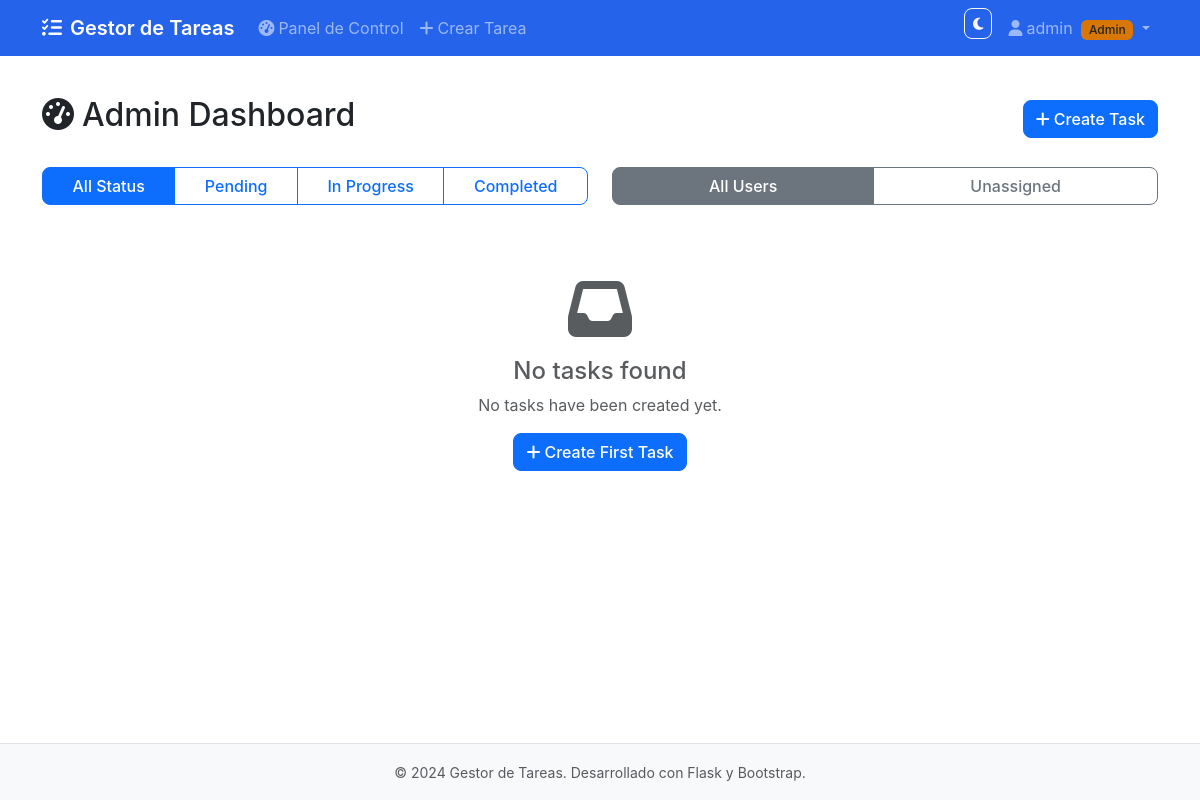
The page /admin_dashboard (signed in) on the database as committed earlier.
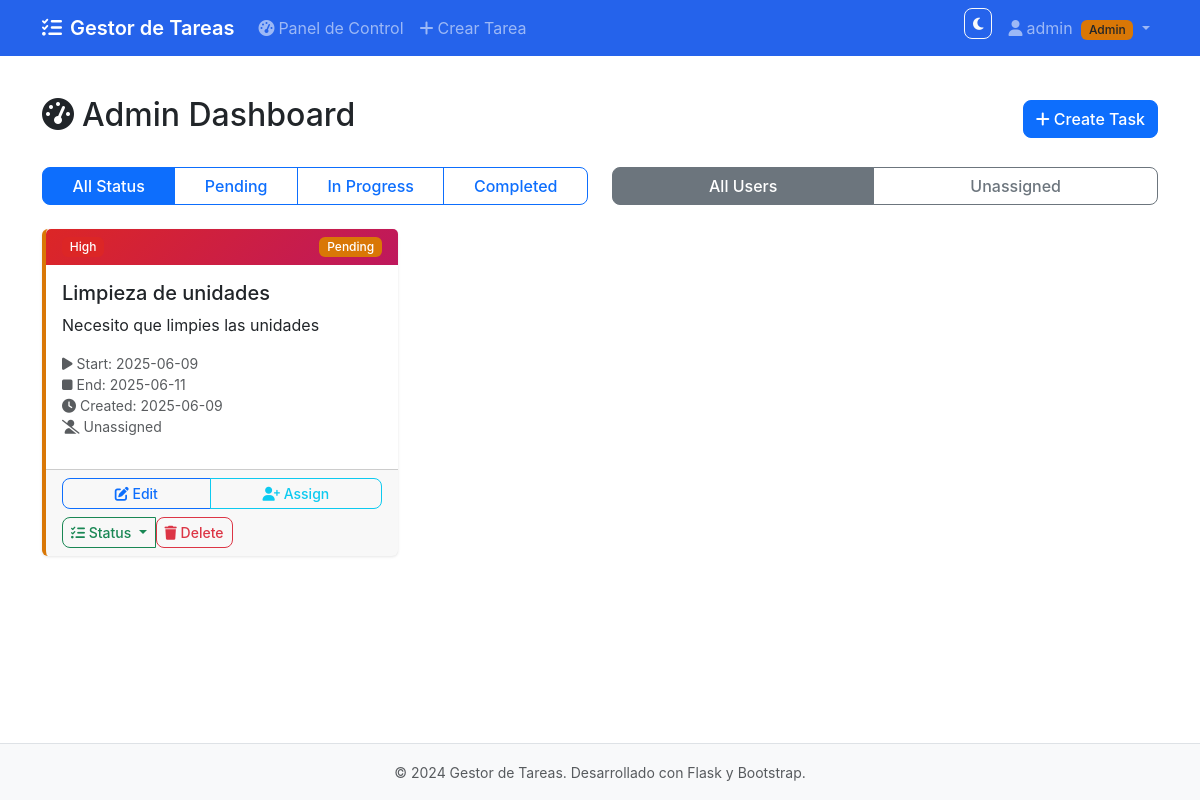
The same page on the database as committed later.
### models.py (models this page shows, shortened)
class User(UserMixin, db.Model):
    id = db.Column(db.Integer, primary_key=True)
    username = db.Column(db.String(64), unique=True, nullable=False)
    email = db.Column(db.String(120), unique=True, nullable=False)
    password_hash = db.Column(db.String(256), nullable=False)
    is_admin = db.Column(db.Boolean, default=False, nullable=False)
    created_at = db.Column(db.DateTime, default=datetime.utcnow)
    assigned_tasks = db.relationship('Task', foreign_keys='Task.assigned_to_id', backref='assigned_user', lazy=True)

class Task(db.Model):
    id = db.Column(db.Integer, primary_key=True)
    title = db.Column(db.String(200), nullable=False)
    description = db.Column(db.Text)
    start_date = db.Column(db.Date)
    end_date = db.Column(db.Date)
    status = db.Column(db.String(20), default='pending', nullable=False)  # pending, in_progress, completed
    priority = db.Column(db.String(10), default='medium', nullable=False)  # low, medium, high
    created_at = db.Column(db.DateTime, default=datetime.utcnow)
    updated_at = db.Column(db.DateTime, default=datetime.utcnow, onupdate=datetime.utcnow)
    assigned_to_id = db.Column(db.Integer, db.ForeignKey('user.id'))
    created_by_id = db.Column(db.Integer, db.ForeignKey('user.id'), nullable=False)
    created_by = db.relationship('User', foreign_keys=[created_by_id], backref='created_tasks')
    @property
    def status_badge_class(self):
        status_classes = {
            'pending': 'bg-warning',
            'in_progress': 'bg-info',
            'completed': 'bg-success'
        }
        return status_classes.get(self.status, 'bg-secondary')
    @property
    def priority_badge_class(self):
        priority_classes = {
            'low': 'bg-secondary',
            'medium': 'bg-primary',
            'high': 'bg-danger'
        }
        return priority_classes.get(self.priority, 'bg-secondary')

### routes.py (the view)
@app.route('/admin_dashboard')
@login_required
def admin_dashboard():
    if not current_user.is_admin:
        flash('Access denied. Admin privileges required.', 'error')
        return redirect(url_for('dashboard'))
    status_filter = request.args.get('status', 'all')
    user_filter = request.args.get('user', 'all')
    query = Task.query
    if status_filter != 'all':
        query = query.filter_by(status=status_filter)
    if user_filter != 'all':
        if user_filter == 'unassigned':
            query = query.filter_by(assigned_to_id=None)
        else:
            query = query.filter_by(assigned_to_id=int(user_filter))
    tasks = query.order_by(Task.created_at.desc()).all()
    users = User.query.filter_by(is_admin=False).all()
    return render_template('admin_dashboard.html', tasks=tasks, users=users,
                         status_filter=status_filter, user_filter=user_filter)

### app.py (called while the page is built)
@login_manager.user_loader
def load_user(user_id):
    from models import User
    return User.query.get(int(user_id))

### templates/admin_dashboard.html (shortened to what this page needs)
{% extends "base.html" %}
{% block content %}
<div class="row">
    <div class="col-12">
        <div class="d-flex justify-content-between align-items-center mb-4">
            <h2><i class="fas fa-tachometer-alt me-2"></i>Admin Dashboard</h2>
            <a href="{{ url_for('create_task') }}" class="btn btn-primary">
                <i class="fas fa-plus me-1"></i>Create Task
            </a>
        </div>
        <div class="row mb-4">
            <div class="col-md-6">
                <div class="btn-group w-100" role="group">
                    <a href="{{ url_for('admin_dashboard', status='all', user=user_filter) }}"
                       class="btn {{ 'btn-primary' if status_filter == 'all' else 'btn-outline-primary' }}">
                        All Status
                    </a>
                    <a href="{{ url_for('admin_dashboard', status='pending', user=user_filter) }}"
                       class="btn {{ 'btn-primary' if status_filter == 'pending' else 'btn-outline-primary' }}">
                        Pending
                    </a>
                    <a href="{{ url_for('admin_dashboard', status='in_progress', user=user_filter) }}"
                       class="btn {{ 'btn-primary' if status_filter == 'in_progress' else 'btn-outline-primary' }}">
                        In Progress
                    </a>
                    <a href="{{ url_for('admin_dashboard', status='completed', user=user_filter) }}"
                       class="btn {{ 'btn-primary' if status_filter == 'completed' else 'btn-outline-primary' }}">
                        Completed
                    </a>
                </div>
            </div>
            <div class="col-md-6">
                <div class="btn-group w-100" role="group">
                    <a href="{{ url_for('admin_dashboard', status=status_filter, user='all') }}"
                       class="btn {{ 'btn-secondary' if user_filter == 'all' else 'btn-outline-secondary' }}">
                        All Users
                    </a>
                    <a href="{{ url_for('admin_dashboard', status=status_filter, user='unassigned') }}"
                       class="btn {{ 'btn-secondary' if user_filter == 'unassigned' else 'btn-outline-secondary' }}">
                        Unassigned
                    </a>
                </div>
            </div>
        </div>
        {% if tasks %}
        <div class="row">
            {% for task in tasks %}
            <div class="col-md-6 col-lg-4 mb-4">
                <div class="card h-100 task-card">
                    <div class="card-header d-flex justify-content-between align-items-center">
                        <span class="badge {{ task.priority_badge_class }}">
                            {{ task.priority|title }}
                        </span>
                        <span class="badge {{ task.status_badge_class }}">
                            {{ task.status.replace('_', ' ')|title }}
                        </span>
                    </div>
                    <div class="card-body">
                        <h5 class="card-title">{{ task.title }}</h5>
                        {% if task.description %}
                        <p class="card-text">{{ task.description[:100] }}{% if task.description|length > 100 %}...{% endif %}</p>
                        {% endif %}
                        <div class="small text-muted mb-3">
                            {% if task.start_date %}
                            <div><i class="fas fa-play me-1"></i>Start: {{ task.start_date.strftime('%Y-%m-%d') }}</div>
                            {% endif %}
                            {% if task.end_date %}
                            <div><i class="fas fa-stop me-1"></i>End: {{ task.end_date.strftime('%Y-%m-%d') }}</div>
                            {% endif %}
                            <div><i class="fas fa-clock me-1"></i>Created: {{ task.created_at.strftime('%Y-%m-%d') }}</div>
                            {% if task.assigned_user %}
                            <div><i class="fas fa-user me-1"></i>Assigned to: {{ task.assigned_user.username }}</div>
                            {% else %}
                            <div><i class="fas fa-user-slash me-1"></i>Unassigned</div>
                            {% endif %}
                        </div>
                    </div>
                    <div class="card-footer">
                        <div class="btn-group w-100 mb-2" role="group">
                            <a href="{{ url_for('edit_task', task_id=task.id) }}" class="btn btn-sm btn-outline-primary">
                                <i class="fas fa-edit"></i> Edit
                            </a>
                            <a href="{{ url_for('assign_task', task_id=task.id) }}" class="btn btn-sm btn-outline-info">
                                <i class="fas fa-user-plus"></i> Assign
                            </a>
                        </div>
                        <div class="btn-group w-100" role="group">
                            <div class="btn-group" role="group">
                                <button type="button" class="btn btn-sm btn-outline-success dropdown-toggle" data-bs-toggle="dropdown">
                                    <i class="fas fa-tasks"></i> Status
                                </button>
                            </div>
                            <form method="POST" action="{{ url_for('delete_task', task_id=task.id) }}" class="d-inline"
                                  onsubmit="return confirm('Are you sure you want to delete this task?')">
                                <button type="submit" class="btn btn-sm btn-outline-danger">
                                    <i class="fas fa-trash"></i> Delete
                                </button>
                            </form>
                        </div>
                    </div>
                </div>
            </div>
            {% endfor %}
        </div>
        {% else %}
        <div class="text-center py-5">
            <i class="fas fa-inbox fa-4x text-muted mb-3"></i>
            <h4 class="text-muted">No tasks found</h4>
            <p class="text-muted">
                {% if status_filter != 'all' or user_filter != 'all' %}
                No tasks match the current filters.
                {% else %}
                No tasks have been created yet.
                {% endif %}
            </p>
            <a href="{{ url_for('create_task') }}" class="btn btn-primary">
                <i class="fas fa-plus me-1"></i>Create First Task
            </a>
        </div>
        {% endif %}
    </div>
</div>
{% endblock %}

### templates/base.html (shortened to what this page needs)
<!DOCTYPE html>
<html lang="es-AR" data-bs-theme="light">
<head>
    <link href="https://cdn.jsdelivr.net/npm/bootstrap@5.3.2/dist/css/bootstrap.min.css" rel="stylesheet">
    <link rel="stylesheet" href="https://cdnjs.cloudflare.com/ajax/libs/font-awesome/6.4.0/css/all.min.css">
    <link rel="stylesheet" href="{{ url_for('static', filename='css/style.css') }}">
</head>
<body>
    {% if current_user.is_authenticated %}
    <nav class="navbar navbar-expand-lg navbar-dark bg-primary">
        <div class="container">
            <a class="navbar-brand" href="{{ url_for('index') }}">
                <i class="fas fa-tasks me-2"></i>Gestor de Tareas
            </a>
            <div class="collapse navbar-collapse" id="navbarNav">
                <ul class="navbar-nav me-auto">
                    {% if current_user.is_admin %}
                    <li class="nav-item">
                        <a class="nav-link" href="{{ url_for('admin_dashboard') }}">
                            <i class="fas fa-tachometer-alt me-1"></i>Panel de Control
                        </a>
                    </li>
                    <li class="nav-item">
                        <a class="nav-link" href="{{ url_for('create_task') }}">
                            <i class="fas fa-plus me-1"></i>Crear Tarea
                        </a>
                    </li>
                    {% else %}
                    <li class="nav-item">
                        <a class="nav-link" href="{{ url_for('dashboard') }}">
                            <i class="fas fa-tachometer-alt me-1"></i>Mis Tareas
                        </a>
                    </li>
                    {% endif %}
                </ul>
                <ul class="navbar-nav">
                    <li class="nav-item">
                        <button class="btn btn-outline-light btn-sm me-2" onclick="toggleDarkMode()">
                            <i class="fas fa-moon" id="theme-icon"></i>
                        </button>
                    </li>
                    <li class="nav-item dropdown">
                        <a class="nav-link dropdown-toggle" href="#" role="button" data-bs-toggle="dropdown">
                            <i class="fas fa-user me-1"></i>{{ current_user.username }}
                            {% if current_user.is_admin %}
                            <span class="badge bg-warning text-dark ms-1">Admin</span>
                            {% endif %}
                        </a>
                    </li>
                </ul>
            </div>
        </div>
    </nav>
    {% endif %}
    <main class="container mt-4 mb-5">
        {% block content %}{% endblock %}
    </main>
    <footer class="bg-light mt-auto py-3">
        <div class="container text-center">
            <small class="text-muted">
                © 2024 Gestor de Tareas. Desarrollado con Flask y Bootstrap.
            </small>
        </div>
    </footer>
</body>
</html>

### static/css/style.css (style rules this page uses)
:root { --bs-primary: #2563eb; --bs-primary-rgb: 37, 99, 235; --bs-secondary: #64748b; --bs-secondary-rgb: 100, 116, 139; --bs-success: #059669; --bs-success-rgb: 5, 150, 105; --bs-warning: #d97706; --bs-warning-rgb: 217, 119, 6; --bs-danger: #dc2626; --bs-danger-rgb: 220, 38, 38; --bs-info: #0891b2; --bs-info-rgb: 8, 145, 178; }
body { min-height: 100vh; display: flex; flex-direction: column; font-family: -apple-system, BlinkMacSystemFont, 'Segoe UI', Roboto, Oxygen, Ubuntu, Cantarell, sans-serif; transition: background-color 0.3s ease, color 0.3s ease; }
main { flex: 1; }
.task-card { transition: transform 0.2s ease, box-shadow 0.2s ease; border: none; box-shadow: 0 1px 3px rgba(0, 0, 0, 0.1); }
.card-header { background: linear-gradient(135deg, var(--bs-primary), var(--bs-info)); color: white; border-bottom: none; }
.badge { font-size: 0.75rem; font-weight: 500; }
.btn { transition: all 0.2s ease; border-radius: 0.5rem; font-weight: 500; }
.btn-group .btn { border-radius: 0; }
.btn-group .btn:first-child { border-top-left-radius: 0.5rem; border-bottom-left-radius: 0.5rem; }
.btn-group .btn:last-child { border-top-right-radius: 0.5rem; border-bottom-right-radius: 0.5rem; }
.navbar-brand { font-weight: 600; font-size: 1.25rem; }
footer { background-color: var(--bs-secondary-bg) !important; border-top: 1px solid var(--bs-border-color); }
.task-card { animation: fadeInUp 0.5s ease-out; }
.status-pending { border-left: 4px solid var(--bs-warning); }
.priority-high .card-header { background: linear-gradient(135deg, var(--bs-danger), #be185d); }
* { transition: background-color 0.3s ease, color 0.3s ease, border-color 0.3s ease; }

Rows that differ between the two databases and show on the page:
added Task: priority "High", status.replace "Pending", title "Limpieza de unidades", description "Necesito que limpies las unidades", start_date "2025-06-09", end_date "2025-06-11", created_at "2025-06-09"
Other text that changed with them:
text no longer shown: "No tasks found No tasks have been created yet. Create First Task"
